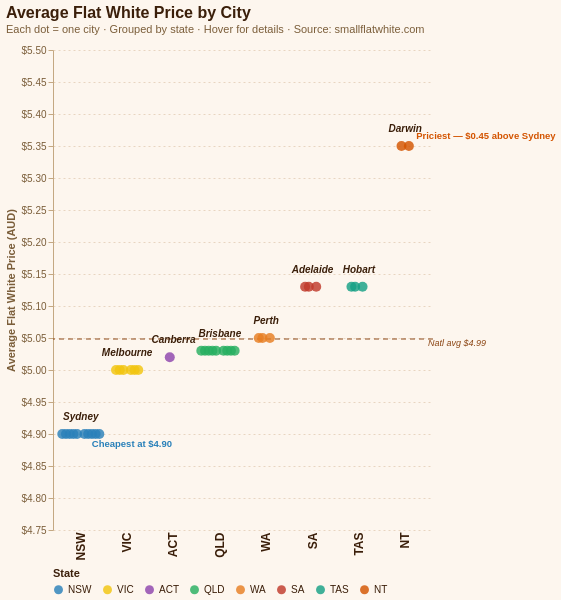

Vega-Lite specification stored for this chart:
### Vega-Lite specification from a JSON file in a GitHub repository (floating-point values rounded to 4 significant figures)
{"$schema": "https://vega.github.io/schema/vega-lite/v5.json", "title": {"text": "Average Flat White Price by City", "subtitle": "Each dot = one city · Grouped by state · Hover for details · Source: smallflatwhite.com", "fontSize": 16, "subtitleFontSize": 11, "color": "#3B1F0A", "subtitleColor": "#7B5E3A", "anchor": "start", "offset": 10}, "width": 380, "height": 480, "config": {"background": "#FDF6EE", "view": {"stroke": "transparent"}}, "data": {"values": [{"city": "Sydney", "state": "NSW", "price": 4.9, "cafes": 1642}, {"city": "Newcastle", "state": "NSW", "price": 4.9, "cafes": 1642}, {"city": "Central Coast", "state": "NSW", "price": 4.9, "cafes": 1642}, {"city": "Wollongong", "state": "NSW", "price": 4.9, "cafes": 1642}, {"city": "Coffs Harbour", "state": "NSW", "price": 4.9, "cafes": 1642}, {"city": "Port Macquarie", "state": "NSW", "price": 4.9, "cafes": 1642}, {"city": "Wagga Wagga", "state": "NSW", "price": 4.9, "cafes": 1642}, {"city": "Tamworth", "state": "NSW", "price": 4.9, "cafes": 1642}, {"city": "Albury", "state": "NSW", "price": 4.9, "cafes": 1642}, {"city": "Byron Bay", "state": "NSW", "price": 4.9, "cafes": 1642}, {"city": "Melbourne", "state": "VIC", "price": 5.0, "cafes": 1157}, {"city": "Geelong", "state": "VIC", "price": 5.0, "cafes": 1157}, {"city": "Ballarat", "state": "VIC", "price": 5.0, "cafes": 1157}, {"city": "Bendigo", "state": "VIC", "price": 5.0, "cafes": 1157}, {"city": "Shepparton", "state": "VIC", "price": 5.0, "cafes": 1157}, {"city": "Mildura", "state": "VIC", "price": 5.0, "cafes": 1157}, {"city": "Canberra", "state": "ACT", "price": 5.02, "cafes": 163}, {"city": "Brisbane", "state": "QLD", "price": 5.03, "cafes": 1229}, {"city": "Gold Coast", "state": "QLD", "price": 5.03, "cafes": 1229}, {"city": "Sunshine Coast", "state": "QLD", "price": 5.03, "cafes": 1229}, {"city": "Townsville", "state": "QLD", "price": 5.03, "cafes": 1229}, {"city": "Cairns", "state": "QLD", "price": 5.03, "cafes": 1229}, {"city": "Toowoomba", "state": "QLD", "price": 5.03, "cafes": 1229}, {"city": "Mackay", "state": "QLD", "price": 5.03, "cafes": 1229}, {"city": "Rockhampton", "state": "QLD", "price": 5.03, "cafes": 1229}, {"city": "Noosa", "state": "QLD", "price": 5.03, "cafes": 1229}, {"city": "Perth", "state": "WA", "price": 5.05, "cafes": 574}, {"city": "Bunbury", "state": "WA", "price": 5.05, "cafes": 574}, {"city": "Margaret River", "state": "WA", "price": 5.05, "cafes": 574}, {"city": "Adelaide", "state": "SA", "price": 5.13, "cafes": 343}, {"city": "Barossa Valley", "state": "SA", "price": 5.13, "cafes": 343}, {"city": "Victor Harbor", "state": "SA", "price": 5.13, "cafes": 343}, {"city": "Hobart", "state": "TAS", "price": 5.13, "cafes": 168}, {"city": "Launceston", "state": "TAS", "price": 5.13, "cafes": 168}, {"city": "Devonport", "state": "TAS", "price": 5.13, "cafes": 168}, {"city": "Darwin", "state": "NT", "price": 5.35, "cafes": 51}, {"city": "Alice Springs", "state": "NT", "price": 5.35, "cafes": 51}]}, "layer": [{"transform": [{"filter": "datum.city === 'Sydney'"}], "mark": {"type": "rule", "color": "#8B4513", "strokeDash": [5, 4], "strokeWidth": 1.3, "opacity": 0.65, "yOffset": -95}, "encoding": {"y": {"field": "price", "type": "quantitative", "scale": {"domain": [4.75, 5.5]}}}}, {"transform": [{"filter": "datum.city === 'Sydney'"}], "mark": {"type": "text", "align": "left", "dx": 185, "dy": 4, "fontSize": 9, "fontStyle": "italic", "color": "#8B4513", "yOffset": -95}, "encoding": {"y": {"field": "price", "type": "quantitative", "scale": {"domain": [4.75, 5.5]}}, "text": {"value": "Natl avg $4.99"}}}, {"transform": [{"window": [{"op": "row_number", "as": "rn"}], "groupby": ["state", "price"]}, {"calculate": "(datum.rn % 2 === 0 ? 1 : -1) * ceil(datum.rn / 2) * 4", "as": "jitter"}], "mark": {"type": "point", "filled": true, "size": 100, "opacity": 0.82}, "encoding": {"y": {"field": "price", "type": "quantitative", "scale": {"domain": [4.75, 5.5]}, "axis": {"title": "Average Flat White Price (AUD)", "titleColor": "#7B5E3A", "format": "$,.2f", "labelColor": "#7B5E3A", "tickColor": "#C4A882", "domainColor": "#C4A882", "grid": true, "gridColor": "#E8D5C0", "gridDash": [2, 3]}}, "xOffset": {"field": "jitter", "type": "quantitative"}, "x": {"field": "state", "type": "ordinal", "sort": ["NSW", "VIC", "ACT", "QLD", "WA", "SA", "TAS", "NT"], "axis": {"title": null, "labelFontSize": 12, "labelFontWeight": "bold", "labelColor": "#3B1F0A", "ticks": false, "domain": false}}, "color": {"field": "state", "type": "nominal", "scale": {"domain": ["NSW", "VIC", "ACT", "QLD", "WA", "SA", "TAS", "NT"], "range": ["#2980b9", "#f1c40f", "#8e44ad", "#27ae60", "#e67e22", "#c0392b", "#16a085", "#d35400"]}, "legend": {"title": "State", "orient": "bottom", "direction": "horizontal", "columns": 8, "labelColor": "#3B1F0A", "titleColor": "#3B1F0A", "symbolSize": 80, "offset": 8, "labelFontSize": 10}}, "tooltip": [{"field": "city", "title": "City"}, {"field": "state", "title": "State"}, {"field": "price", "title": "Avg Price", "format": "$,.2f"}, {"field": "cafes", "title": "Cafés", "format": ","}]}}, {"transform": [{"filter": "indexof(['Sydney','Melbourne','Darwin','Adelaide','Canberra','Perth','Brisbane','Hobart'], datum.city) >= 0"}], "mark": {"type": "text", "dy": -12, "fontSize": 10, "fontStyle": "italic", "fontWeight": "bold", "color": "#3B1F0A", "align": "center", "baseline": "bottom"}, "encoding": {"y": {"field": "price", "type": "quantitative", "scale": {"domain": [4.75, 5.5]}}, "x": {"field": "state", "type": "ordinal", "sort": ["NSW", "VIC", "ACT", "QLD", "WA", "SA", "TAS", "NT"]}, "text": {"field": "city"}}}, {"transform": [{"filter": "datum.city === 'Darwin'"}], "mark": {"type": "text", "align": "left", "dx": 11, "dy": -10, "fontSize": 9.5, "fontWeight": "bold", "color": "#d35400"}, "encoding": {"y": {"field": "price", "type": "quantitative", "scale": {"domain": [4.75, 5.5]}}, "x": {"field": "state", "type": "ordinal", "sort": ["NSW", "VIC", "ACT", "QLD", "WA", "SA", "TAS", "NT"]}, "text": {"value": "Priciest — $0.45 above Sydney"}}}, {"transform": [{"filter": "datum.city === 'Sydney'"}], "mark": {"type": "text", "align": "left", "dx": 11, "dy": 10, "fontSize": 9.5, "fontWeight": "bold", "color": "#2980b9"}, "encoding": {"y": {"field": "price", "type": "quantitative", "scale": {"domain": [4.75, 5.5]}}, "x": {"field": "state", "type": "ordinal", "sort": ["NSW", "VIC", "ACT", "QLD", "WA", "SA", "TAS", "NT"]}, "text": {"value": "Cheapest at $4.90"}}}]}
